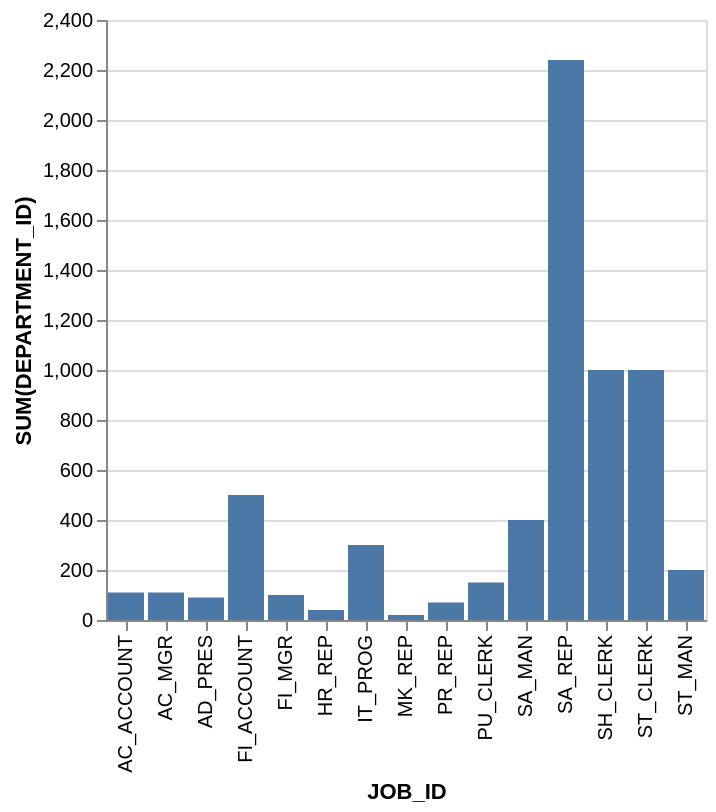

Here is the Vega-Lite specification saved for this chart:
### Vega-Lite specification from a JSON file in a GitHub repository (floating-point values rounded to 4 significant figures)
{"data": {"values": [{"x_data": "AC_ACCOUNT", "y_data": 110}, {"x_data": "AC_MGR", "y_data": 110}, {"x_data": "AD_PRES", "y_data": 90}, {"x_data": "FI_ACCOUNT", "y_data": 500}, {"x_data": "FI_MGR", "y_data": 100}, {"x_data": "HR_REP", "y_data": 40}, {"x_data": "IT_PROG", "y_data": 300}, {"x_data": "MK_REP", "y_data": 20}, {"x_data": "PR_REP", "y_data": 70}, {"x_data": "PU_CLERK", "y_data": 150}, {"x_data": "SA_MAN", "y_data": 400}, {"x_data": "SA_REP", "y_data": 2240}, {"x_data": "SH_CLERK", "y_data": 1000}, {"x_data": "ST_CLERK", "y_data": 1000}, {"x_data": "ST_MAN", "y_data": 200}]}, "mark": "bar", "encoding": {"x": {"field": "x_data", "type": "nominal", "title": "JOB_ID", "sort": "ascending"}, "y": {"field": "y_data", "type": "quantitative", "title": "SUM(DEPARTMENT_ID)"}}}
